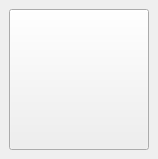
<?xml version="1.0" encoding="UTF-8"?>
<ui version="4.0">
 <class>MainWindow</class>
 <widget class="QMainWindow" name="MainWindow">
  <property name="geometry">
   <rect>
    <x>0</x>
    <y>0</y>
    <width>158</width>
    <height>159</height>
   </rect>
  </property>
  <property name="sizePolicy">
   <sizepolicy hsizetype="Minimum" vsizetype="Minimum">
    <horstretch>0</horstretch>
    <verstretch>0</verstretch>
   </sizepolicy>
  </property>
  <property name="minimumSize">
   <size>
    <width>158</width>
    <height>155</height>
   </size>
  </property>
  <property name="maximumSize">
   <size>
    <width>158</width>
    <height>159</height>
   </size>
  </property>
  <property name="baseSize">
   <size>
    <width>158</width>
    <height>159</height>
   </size>
  </property>
  <property name="windowTitle">
   <string>MainWindow</string>
  </property>
  <widget class="QWidget" name="centralwidget">
   <property name="sizePolicy">
    <sizepolicy hsizetype="Fixed" vsizetype="Fixed">
     <horstretch>1</horstretch>
     <verstretch>1</verstretch>
    </sizepolicy>
   </property>
   <layout class="QHBoxLayout" name="horizontalLayout">
    <item>
     <widget class="MyButton" name="pushButton">
      <property name="sizePolicy">
       <sizepolicy hsizetype="Expanding" vsizetype="Expanding">
        <horstretch>0</horstretch>
        <verstretch>0</verstretch>
       </sizepolicy>
      </property>
      <property name="text">
       <string/>
      </property>
      <property name="iconSize">
       <size>
        <width>140</width>
        <height>140</height>
       </size>
      </property>
     </widget>
    </item>
   </layout>
  </widget>
 </widget>
 <customwidgets>
  <customwidget>
   <class>MyButton</class>
   <extends>QPushButton</extends>
   <header>mybutton.h</header>
  </customwidget>
 </customwidgets>
 <resources/>
 <connections>
  <connection>
   <sender>pushButton</sender>
   <signal>pressed()</signal>
   <receiver>MainWindow</receiver>
   <slot>button_pressed()</slot>
   <hints>
    <hint type="sourcelabel">
     <x>52</x>
     <y>63</y>
    </hint>
    <hint type="destinationlabel">
     <x>6</x>
     <y>110</y>
    </hint>
   </hints>
  </connection>
  <connection>
   <sender>pushButton</sender>
   <signal>clicked()</signal>
   <receiver>MainWindow</receiver>
   <slot>button_clicked()</slot>
   <hints>
    <hint type="sourcelabel">
     <x>81</x>
     <y>63</y>
    </hint>
    <hint type="destinationlabel">
     <x>132</x>
     <y>3</y>
    </hint>
   </hints>
  </connection>
  <connection>
   <sender>pushButton</sender>
   <signal>released()</signal>
   <receiver>MainWindow</receiver>
   <slot>button_released()</slot>
   <hints>
    <hint type="sourcelabel">
     <x>36</x>
     <y>52</y>
    </hint>
    <hint type="destinationlabel">
     <x>2</x>
     <y>66</y>
    </hint>
   </hints>
  </connection>
 </connections>
 <slots>
  <slot>button_clicked()</slot>
  <slot>button_pressed()</slot>
  <slot>button_released()</slot>
 </slots>
</ui>
